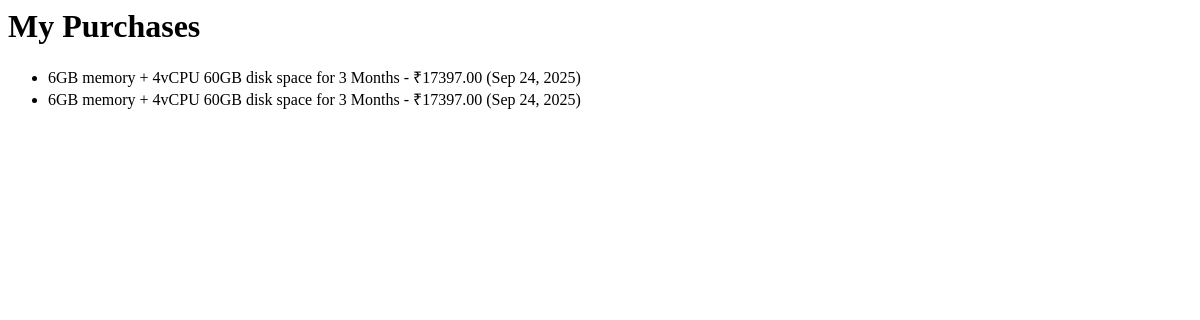
/purchases/ (signed in), run on an earlier commit of the app's database.
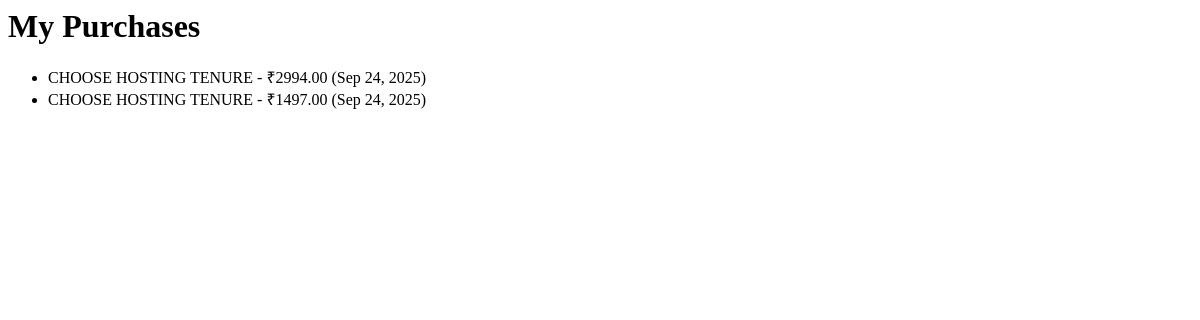
And on a later commit of the database.
### product/models.py (models this page shows, shortened)
class Purchase(models.Model):
    STATUS_CHOICES = (
        ("UNDER_REVIEW", "Under Review"),
        ("PAID", "Paid"),
        ("FAILED", "Payment Failed"),
        ("EXPIRED", "Expired"),  # 👈 Add karo
    )
    user = models.ForeignKey(User, on_delete=models.CASCADE, null=True, blank=True)
    product = models.ForeignKey("Product", on_delete=models.CASCADE)
    region = models.CharField(max_length=100)
    duration = models.CharField(max_length=50)
    final_price = models.DecimalField(max_digits=10, decimal_places=2)
    utr_id = models.CharField(
        max_length=12,
        unique=True,  # 👈 This is the line that was added.
        validators=[validate_utr],
        help_text="Enter a 12-digit numeric UTR ID"
    )
    expiry_date = models.DateField(null=True, blank=True)
    status = models.CharField(max_length=20, choices=STATUS_CHOICES, default="UNDER_REVIEW")
    activated_at = models.DateField(null=True, blank=True)
    expiry_date = models.DateField(null=True, blank=True)
    created_at = models.DateTimeField(auto_now_add=True)

class Product(models.Model):
    STATUS = (
        ('PUBLISH', 'PUBLISH'),
        ('DRAFT', 'DRAFT'),
    )
    featured_image = models.ImageField(upload_to="featuredimg", null=True)
    title = models.CharField(max_length=500)
    category = models.ForeignKey(Categories, on_delete=models.CASCADE, null=True)
    features = models.ManyToManyField(Feature, blank=True, related_name='plans')
    description = models.TextField()
    slug = models.SlugField(default='', max_length=500, null=True, blank=True)
    status = models.CharField(choices=STATUS, max_length=100, null=True)
    created_at = models.DateField(auto_now_add=True)

### app/views.py (the view)
# urls.py: path("purchases/", views.purchase_list, name="purchases"),
@login_required
def purchase_list(request):
    purchases = Purchase.objects.filter(user=request.user)
    ads = AdCampaign.objects.filter(user=request.user).order_by("-created_at")
    return render(request, "purchases.html", {"purchases": purchases ,"ads": ads,
    })

### app/templates/purchases.html
<h1>My Purchases</h1>
<ul>
  {% for p in purchases %}
    <li>{{ p.product.title }} - ₹{{ p.final_price }} ({{ p.created_at|date:"M d, Y" }})</li>
  {% empty %}
    <li>No purchases yet.</li>
  {% endfor %}
</ul>

What changed in the data, as far as the page shows it:
removed Purchase: product "6GB memory + 4vCPU 60GB disk space for 3 Months", final_price "17397.00", created_at "Sep 24, 2025"
removed Purchase: product "6GB memory + 4vCPU 60GB disk space for 3 Months", final_price "17397.00", created_at "Sep 24, 2025"
added Purchase: product "CHOOSE HOSTING TENURE", final_price "2994.00", created_at "Sep 24, 2025"
added Purchase: product "CHOOSE HOSTING TENURE", final_price "1497.00", created_at "Sep 24, 2025"
